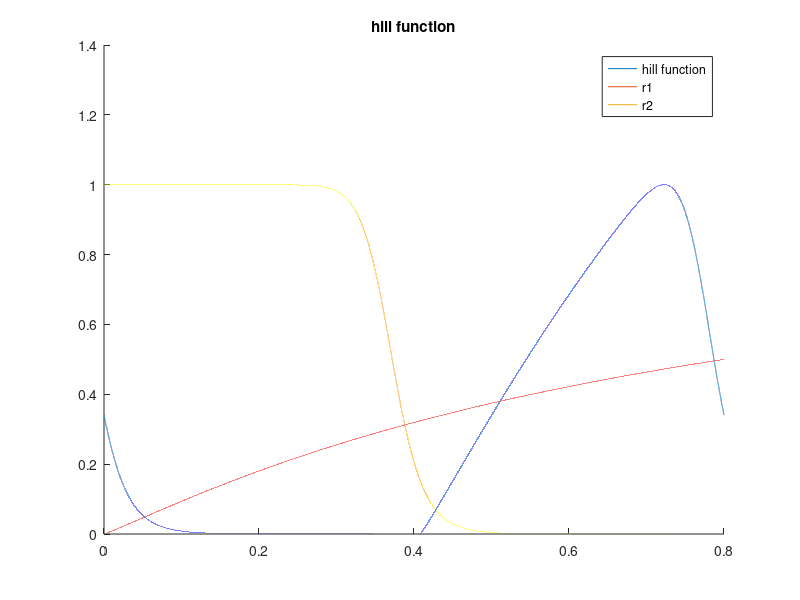

This figure's MATLAB source: (Note: this script raises an error after producing the figure.)

% quadrature spacing 
debug = false; 
if debug 
    dt = 5e-4; 
else 
    dt = 5e-6; 
end 

MMHG_TO_CGS = 1333.22368;

cycle_duration = 0.8; 

Q_goal_L_per_min = 5.6; 
Q_goal_ml_per_s = Q_goal_L_per_min * 1e3 / 60; 
Q_goal_ml_per_cycle = Q_goal_ml_per_s * cycle_duration; 

ejection_fraction_goal = 0.70;
end_diastolic_volume = Q_goal_ml_per_cycle / ejection_fraction_goal
ventricular_volume_initial = end_diastolic_volume - Q_goal_ml_per_cycle

% Poiseuille flow estimate on vessel 
L = 7; % cm 
radius = 1.25; % cm 
mu = 0.04; 
resistance_vessel = 1 / (8 * mu * L / (pi * radius^4))

% resistance mmHg 
resistance_lvot_mmHg = 0.0043; 
resistance_lvot = MMHG_TO_CGS * resistance_lvot_mmHg 

% estimate R ao via flow field differences at approximate peak 
% quite coarse but should not matter 
delta_p_av_mmHg = 7; 
q_av_est = 450; % ml/s
delta_p_av_dynescm2 = delta_p_av_mmHg * MMHG_TO_CGS; 

r_av = delta_p_av_dynescm2 / q_av_est


two_hill = true; 
if two_hill
    % hill function parameters 
    % brown AMBE 2023 
%     tau_1 = 0.0725 * 2 * cycle_duration 
%     tau_2 = 0.4503 * cycle_duration
% 
%     m1 = 2.7463
%     m2 = 21.5683

    t_shift =  0.4080694895094201
    tau_1 =  0.7999999995665112
    tau_2 =  0.37189471760890913
    m1 =  1.0916763390925226
    m2 =  18.491969573464523

%     g1 = @(t) (t > 0) .* (t./tau_1).^m1; 
%     g2 = @(t) (t > 0) .* (t./tau_2).^m2; 


    g1 = @(t) (t./tau_1).^m1; 
    g2 = @(t) (t./tau_2).^m2; 
    
    r1 = @(t) g1(t) ./ (1 + g1(t)); 
    r2 = @(t) 1 ./ (1 + g2(t)); 
    two_hill_product = @(t) (g1(t) ./ (1 + g1(t))) .* (1 ./ (1 + g2(t))); 

    % broken 
    % two_hill_product_maximum_opt = -fminbnd(@(t) -two_hill_product(t), 0, cycle_duration); 

    % hack opt 
    times_hill = 0:dt:cycle_duration; % linspace(0,cycle_duration,cycle_duration/dt); 
    two_hill_product_maximum = max(two_hill_product(times_hill)); 

    % times_hill = linspace(0,cycle_duration,cycle_duration/dt); 
    
    k_coeff_two_hill = 1 / two_hill_product_maximum; 

    t_shift_hill = t_shift;
    
    % no periodicity handled here 
    % two_hill_function = @(t) k_coeff_two_hill * two_hill_product(t - t_shift_hill); 

    two_hill_function = @(t) k_coeff_two_hill * two_hill_product(mod(t - t_shift_hill,cycle_duration)); 
    
    % two_hill_function = @(t) two_hill_product(t); 

    figure; 
%     plot(times_hill, two_hill_product(times_hill)); 
    hold on    
    plot(times_hill, two_hill_function(times_hill)); 
    
%     plot(times_hill, g1(times_hill))
%     plot(times_hill, max(g1(times_hill), zeros(size(times_hill))) )
%     plot(times_hill, g1(times_hill)/max(abs(g1(times_hill))))
%     plot(times_hill, g2(times_hill)/max(abs(g2(times_hill))))

    plot(times_hill, r1(times_hill))
    plot(times_hill, r2(times_hill))

    % plot(times_hill, two_hill_function_periodic(times_hill)); 
    
    legend('hill function', 'r1', 'r2')
    
    
    title('hill function')
    
end 




table = readtable('pressure_curve_data/Physiologic_Mechanisms_Aortic_Insufficiency_Yellin/PhysiologicMechanismsinAorticInsufficiency_lv_la_ao.csv'); 

times_pressures = table.x; 
pressures_lv_raw = table.pressure_lv; 
pressures_aorta_raw = table.pressure_aorta; 
pressures_la_raw = table.pressure_la; 

pressure_raw_plot = false; 
if pressure_raw_plot
    figure; 
    plot(times_pressures, pressures_lv_raw)
    hold on 
    plot(times_pressures, pressures_la_raw)
    plot(times_pressures, pressures_aorta_raw)
end 

% normalize to cardiac cycle 
% start at zero 
times_pressures_adjusted = times_pressures(:) - times_pressures(1); 

% normalize times to desired cardiac cycle duration, both endpoints are included here 
times_pressures_adjusted = times_pressures_adjusted * cycle_duration / times_pressures_adjusted(end); 


bump_radius = 0.01; % 0.025; 
n_fourier_coeffs = 600; 
plots = false; 
t_mesh_one_cycle = 0:dt:cycle_duration; 
t = 0:dt:cycle_duration; 
% t = 0:dt:(cycle_duration*2); 

[a_0_pressure_lv, a_n_pressure_lv, b_n_pressure_lv, Series_pressure_lv, ~, ~, Series_pressure_lv_derivative] = ... 
    series_and_smooth([times_pressures_adjusted, pressures_lv_raw], dt, bump_radius, n_fourier_coeffs, plots); 

vals_series_pressure_lv = Series_pressure_lv(t); 
vals_series_pressure_lv_derivative = Series_pressure_lv_derivative(t); 

check_derivatives = false; 
if check_derivatives
    
    fd_derivatives = (Series_pressure_lv(t + dt) - Series_pressure_lv(t - dt)) / (2*dt); 
    
    figure; 
    plot(t, vals_series_pressure_lv_derivative)    
    hold on 
    plot(t, fd_derivatives)
    
    legend('series', 'finite diff derivative')
    
end 

[a_0_activation_two_hill, a_n_activation_two_hill, b_n_activation_two_hill, Series_activation_two_hill] = ... 
    series_and_smooth([t', two_hill_function(t)'], dt, bump_radius, n_fourier_coeffs, plots); 

vals_series_activation_two_hill = Series_activation_two_hill(t);

base_name = 'fourier_coeffs';
suffix = '_lv_activation_two_hill'
file_name = strcat(base_name, suffix, '.txt'); 
output_series_coeffs_to_txt(a_0_activation_two_hill, a_n_activation_two_hill, b_n_activation_two_hill, n_fourier_coeffs, cycle_duration, file_name); 



% activation pressure proportional to ventricular pressure 
p_lv_activation_threshold = 20; 
activation_data_unscaled = (pressures_lv_raw > p_lv_activation_threshold) .* pressures_lv_raw;
activation_data = activation_data_unscaled / max(activation_data_unscaled);

[a_0_activation, a_n_activation, b_n_activation, Series_activation] = ... 
    series_and_smooth([times_pressures_adjusted, activation_data], dt, bump_radius, n_fourier_coeffs, plots); 

vals_series_activation = Series_activation(t);

base_name = 'fourier_coeffs';
suffix = '_lv_activation'
file_name = strcat(base_name, suffix, '.txt'); 
output_series_coeffs_to_txt(a_0_activation, a_n_activation, b_n_activation, n_fourier_coeffs, cycle_duration, file_name); 

[a_0_pressure_aorta, a_n_pressure_aorta, b_n_pressure_aorta, Series_pressure_aorta, ~, ~, Series_pressure_aorta_derivative] = ...
    series_and_smooth([times_pressures_adjusted, pressures_aorta_raw], dt, bump_radius, n_fourier_coeffs, plots); 

vals_series_pressure_aorta = Series_pressure_aorta(t); 
vals_series_pressure_aorta_derivative = Series_pressure_aorta_derivative(t); 


table_q_mitral = readtable('pressure_curve_data/Physiologic_Mechanisms_Aortic_Insufficiency_Yellin/PhysiologicMechanismsinAorticInsufficiency_fig1_q_mitral.csv'); 
times_q_mitral = table_q_mitral.x; 
q_mitral_raw = table_q_mitral.q_mitral; 

times_q_mitral_adjusted = times_q_mitral - times_q_mitral(1);
times_q_mitral_adjusted = times_q_mitral_adjusted * cycle_duration / times_q_mitral_adjusted(end);

[a_0_q_mitral, a_n_q_mitral, b_n_q_mitral, Series_q_mitral, ~, ~, Series_q_mitral_derivative] = ...
    series_and_smooth([times_q_mitral_adjusted, q_mitral_raw], dt, bump_radius, n_fourier_coeffs, plots); 


vals_series_q_mitral = Series_q_mitral(t);
vals_series_q_mitral_derivative = Series_q_mitral_derivative(t);

table_q_aorta = readtable('pressure_curve_data/Physiologic_Mechanisms_Aortic_Insufficiency_Yellin/PhysiologicMechanismsinAorticInsufficiency_fig1_q_aorta.csv'); 
times_q_aorta = table_q_aorta.x; 
q_aorta_raw = table_q_aorta.q_aorta; 

times_q_aorta_adjusted = times_q_aorta - times_q_aorta(1);
times_q_aorta_adjusted = times_q_aorta_adjusted * cycle_duration / times_q_aorta_adjusted(end);

[a_0_q_aorta, a_n_q_aorta, b_n_q_aorta, Series_q_aorta, ~, ~, Series_q_aorta_derivative] = ...
    series_and_smooth([times_q_aorta_adjusted, q_aorta_raw], dt, bump_radius, n_fourier_coeffs, plots); 

vals_series_q_aorta = Series_q_aorta(t);
vals_series_q_aorta_derivative = Series_q_aorta_derivative(t);


% normalize flow rate integrals 
% to be equal and to desired target
q_mitral_cumulative = dt * trapz(vals_series_q_mitral)
q_aorta_cumulative = dt * trapz(vals_series_q_aorta)

scaling_q_mitral = Q_goal_ml_per_cycle / q_mitral_cumulative;
scaling_q_aorta = Q_goal_ml_per_cycle / q_aorta_cumulative;

Series_q_mitral_scaled = @(t) scaling_q_mitral * Series_q_mitral(t);
Series_q_mitral_derivative_scaled = @(t) scaling_q_mitral * Series_q_mitral_derivative(t);

Series_q_aorta_scaled = @(t) scaling_q_aorta * Series_q_aorta(t);
Series_q_aorta_derivative_scaled = @(t) scaling_q_aorta * Series_q_aorta_derivative(t);

% re-compute tables with scaled series 
vals_series_q_mitral_scaled = Series_q_mitral_scaled(t);
vals_series_q_mitral_derivative_scaled = Series_q_mitral_derivative_scaled(t);

vals_series_q_aorta_scaled = Series_q_aorta_scaled(t);
vals_series_q_aorta_derivative_scaled = Series_q_aorta_derivative_scaled(t);

q_mitral_cumulative_scaled = dt * trapz(vals_series_q_mitral_scaled)
q_aorta_cumulative_scaled = dt * trapz(vals_series_q_aorta_scaled)


base_name = 'fourier_coeffs';
suffix = '_Q_mi'
file_name = strcat(base_name, suffix, '.txt'); 
output_series_coeffs_to_txt(scaling_q_mitral * a_0_q_mitral, scaling_q_mitral * a_n_q_mitral, scaling_q_mitral * b_n_q_mitral, n_fourier_coeffs, cycle_duration, file_name); 



% cgs units for pressure
Series_pressure_lv_cgs = @(t) MMHG_TO_CGS * Series_pressure_lv(t);
Series_pressure_lv_derivative_cgs = @(t) MMHG_TO_CGS * Series_pressure_lv_derivative(t);
vals_series_pressure_lv_cgs = Series_pressure_lv_cgs(t); 
vals_series_pressure_lv_derivative_cgs = Series_pressure_lv_derivative_cgs(t); 

Series_pressure_aorta_cgs = @(t) MMHG_TO_CGS * Series_pressure_aorta(t);
Series_pressure_aorta_derivative_cgs = @(t) MMHG_TO_CGS * Series_pressure_aorta_derivative(t);
vals_series_pressure_aorta_cgs = Series_pressure_aorta_cgs(t); 
vals_series_pressure_aorta_derivative_cgs = Series_pressure_aorta_derivative_cgs(t); 


vals_ventricular_volume = zeros(size(vals_series_q_aorta)); 
vals_ventricular_volume_deriv = zeros(size(vals_series_q_aorta)); 
vals_ventricular_volume(1) = ventricular_volume_initial;

for j=2:length(vals_ventricular_volume)
    vals_ventricular_volume(j) = vals_ventricular_volume(j-1) + dt * (vals_series_q_mitral_scaled(j) - vals_series_q_aorta_scaled(j)); 
end 

for j=1:length(vals_ventricular_volume)
    vals_ventricular_volume_deriv(j) = vals_series_q_mitral_scaled(j) - vals_series_q_aorta_scaled(j); 
end 

series_plots = false; 

if series_plots
    figure; 
    subplot(4,1,1)
    plot(t, vals_series_pressure_lv)
    hold on 
    plot(t, vals_series_pressure_aorta)

    subplot(4,1,2)
    hold on 
    plot(t, vals_series_q_mitral_scaled)
    plot(t, vals_series_q_aorta_scaled)

    subplot(4,1,3)
    plot(t, vals_ventricular_volume)

    subplot(4,1,4);
    plot(t, vals_series_activation);

    figure; 
    plot(t, vals_series_pressure_lv_derivative)
    hold on 
    plot(t, vals_series_pressure_aorta_derivative)
    plot(t, vals_series_q_mitral_derivative_scaled)
    plot(t, vals_series_q_aorta_derivative_scaled)
    plot(t, vals_ventricular_volume_deriv)
    title('derivatives')
    legend('p lv derivative', 'p aorta derivative', 'q mi derivative', 'q_ao_derivative', 'lv derivative')
end 



% run the lpn 
dt_lpn = 1e-4; 
n_cycles = 1; 
t_final = cycle_duration * n_cycles;
P_ao_initial = 94*MMHG_TO_CGS;
R_proximal = 83.6698220729; 
C =  0.00167055364456;
R_distal = 1287.64596307;

v_initial = ventricular_volume_initial;


KERCKHOFFS = true; 

if KERCKHOFFS 
    Vrd = 26.1; % ml 
    Vrs = 18; % ml

    % parameters from KERCKHOFFS AMBE 2006 
    % lv 
    % note that min compliance is actually the larger value under confusing naming convention 
    C_min_ml_over_kPa = 11.0; 
    C_max_ml_over_kPa = 0.946; 

    % E_min_kPa = 1/C_min_ml_over_kPa; 
    % E_max_kPa = 1/C_max_ml_over_kPa; 

    ML_OVER_KPA_TO_ML_OVER_DYNEPERCM2 = 1e-4; 

    C_min_scaling = 5; 
    C_max_scaling = 5; 

    C_min_ml_over_dynespercm2 = C_min_scaling * C_min_ml_over_kPa * ML_OVER_KPA_TO_ML_OVER_DYNEPERCM2; 
    C_max_ml_over_dynespercm2 = C_max_scaling * C_max_ml_over_kPa * ML_OVER_KPA_TO_ML_OVER_DYNEPERCM2; 

    Emax = 1/C_max_ml_over_dynespercm2
    Emin = 1/C_min_ml_over_dynespercm2

    Emin_mmHg_over_ml = Emin / MMHG_TO_CGS 
    Emax_mmHg_over_ml = Emax / MMHG_TO_CGS
    
else 
    error('not implemented');
end 

    
    
R_av_closed = 100000;
steepness_av = 0.00001; 


[times_lpn, P_lv, Q_ao, P_ao, V_lv, R_tanh] = solve_lv_ao_lpn(dt_lpn, t_final, v_initial, Vrd, Vrs, Emax, Emin, ...
                                     Series_q_mitral_scaled, Series_activation, ...
                                     P_ao_initial, R_proximal, C, R_distal, r_av, R_av_closed, steepness_av);


figure;
subplot(6,1,1)
plot(t, vals_series_pressure_lv)
hold on 
plot(t, vals_series_pressure_aorta)
plot(times_lpn, P_lv/MMHG_TO_CGS); 
plot(times_lpn, P_ao/MMHG_TO_CGS);
xlim([0 max(times_lpn)])

legend('lv exp', 'ao exp', 'lv lpn', 'ao lpn');


subplot(6,1,2)
hold on 
plot(t, vals_series_q_mitral_scaled)
plot(t, vals_series_q_aorta_scaled)
plot(times_lpn, Q_ao)
xlim([0 max(times_lpn)])
legend('q mi exp', 'q ao exp', 'q ao lpn')


subplot(6,1,3)
plot(times_hill, two_hill_function(times_hill)); 


subplot(6,1,4)
plot(t, vals_ventricular_volume)
hold on 
plot(times_lpn, V_lv)
xlim([0 max(times_lpn)])
legend('V integrated', 'V lpn')

subplot(6,1,5);
plot(t, vals_series_activation_two_hill);
hold on 
plot(t, vals_series_activation);
xlim([0 max(times_lpn)])
legend('two hill', 'act from p lv')
title('act')

subplot(6,1,6)
plot(times_lpn, R_tanh)
xlim([0 max(times_lpn)])
title('r valve')




figure; 
hold on 
plot(V_lv, P_lv/MMHG_TO_CGS)
xlabel('V ml')
ylabel('P LV mmHg')










output_to_sv0d = true; 
if output_to_sv0d
    % output 
    format long 

    f = fopen("array_values.txt", "w");

    % fprintf("time\n");
    % for j = 1:length(t)
    %     fprintf(f, "%.14f, ", t(j));
    % end 
    % fprintf(f, "\n");
    % 
    % fprintf(f, "vals_series_q_aorta_scaled\n");
    % for j = 1:length(t)
    %     fprintf(f, "%.14f, ", vals_series_q_aorta_scaled(j));
    % end 
    % fprintf(f, "\n");
    % 
    % fprintf(f, "vals_series_q_mitral_scaled\n");
    % for j = 1:length(t)
    %     fprintf(f, "%.14f, ", vals_series_q_mitral_scaled(j));
    % end 
    % fprintf(f, "\n");
    % 
    % fprintf(f, "vals_series_pressure_lv_cgs\n")
    % for j = 1:length(t)
    %     fprintf(f, "%.14f, ", vals_series_pressure_lv_cgs(j));
    % end 
    % fprintf(f, "\n");
    % 
    % fprintf(f, "vals_series_pressure_aorta_cgs\n")
    % for j = 1:length(t)
    %     fprintf(f, "%.14f, ", vals_series_pressure_aorta_cgs(j));
    % end 
    % fprintf(f, "\n");


    % 
    fprintf(f, '        "y": {\n');
    % fprintf(f, '        "flow:ventricle:valve1": [\n' );
    % fprintf(f, '            ');
    % for j = 1:length(t)
    %     fprintf(f, '%.14f', vals_series_q_aorta_scaled(j));
    %     if j < length(t)
    %         fprintf(f, ', ');
    %     end 
    % end 
    % fprintf(f, '\n');
    % fprintf(f, '        ],');

    print_var_string(f,t,'flow:ventricle:valve1', vals_series_q_aorta_scaled)
    print_var_string(f,t,'pressure:ventricle:valve1', vals_series_pressure_lv_cgs)
    print_var_string(f,t,'flow:vessel:OUTLET', vals_series_q_aorta_scaled)
    print_var_string(f,t,'pressure:vessel:OUTLET', vals_series_pressure_aorta_cgs)
    print_var_string(f,t,'Vc:ventricle', vals_ventricular_volume);

    fprintf(f, '    },\n');

    fprintf(f, '    "dy": {\n');
    print_var_string(f,t,'flow:ventricle:valve1', vals_series_q_aorta_derivative_scaled)
    print_var_string(f,t,'pressure:ventricle:valve1', vals_series_pressure_lv_derivative_cgs)
    print_var_string(f,t,'flow:vessel:OUTLET', vals_series_q_aorta_derivative_scaled)
    print_var_string(f,t,'pressure:vessel:OUTLET', vals_series_pressure_aorta_derivative_cgs)
    print_var_string(f,t,'Vc:ventricle', vals_ventricular_volume_deriv);
    fprintf(f, '    },\n');

end 

function print_var_string(f,t,name,vals)

    fprintf(f, '        "%s": [\n', name);
    fprintf(f, '            ');
    for j = 1:length(t)
        fprintf(f, '%.14f', vals(j));
        if j < length(t)
            fprintf(f, ', ');
        end 
    end 
    fprintf(f, '\n');
    fprintf(f, '        ],\n');

end 







